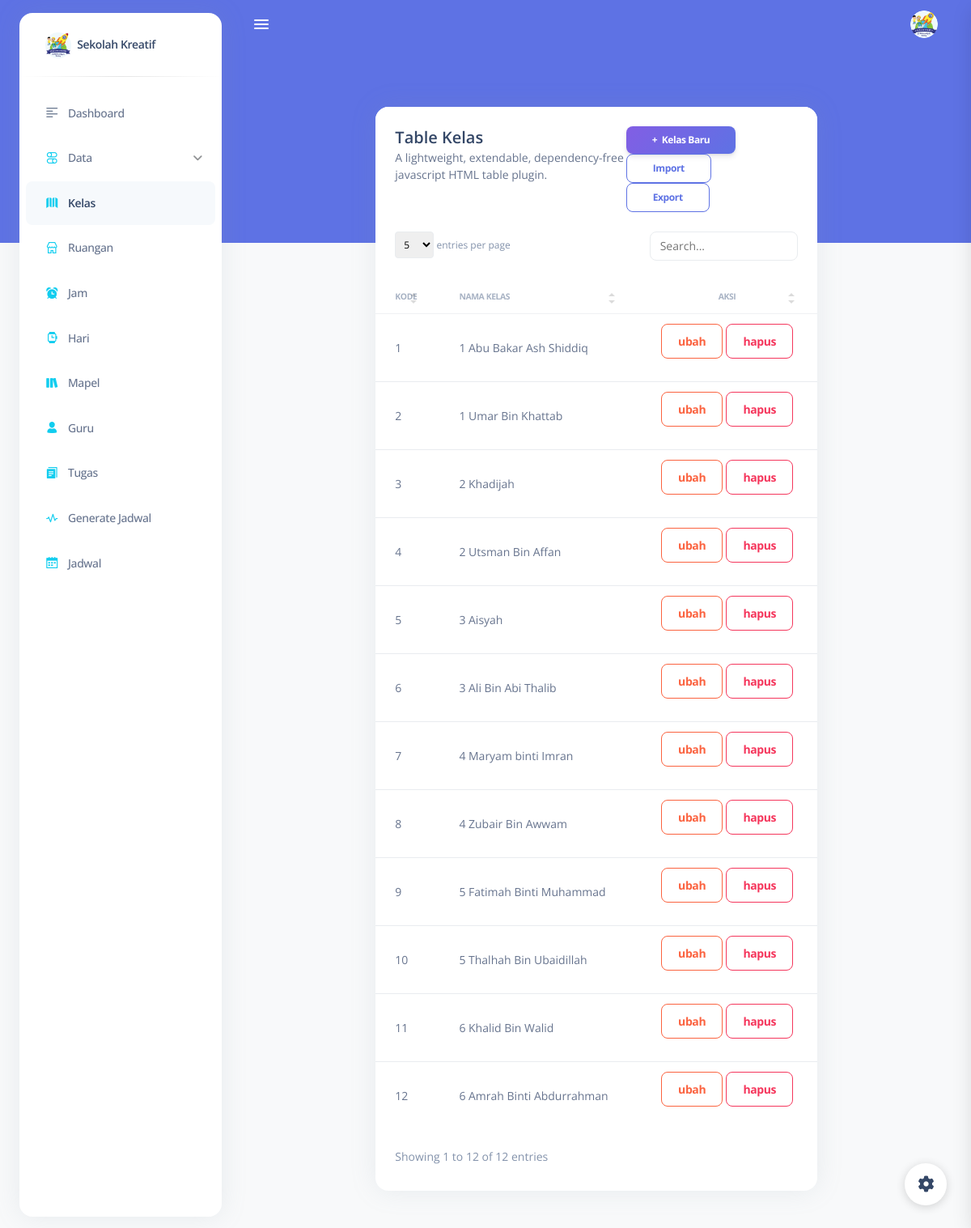
The app's page /kelas/ (signed in) with its own data.
### core/models.py (models this page shows, shortened)
class Kelas(models.Model):
    nama_kelas = models.CharField(max_length=50)

### core/jadwalviews.py (the view)
# urls.py: path('kelas/', jadwalviews.form_Kelas, name='kelas'),
@login_required(login_url='login')
def form_Kelas(request):
    form_Kelas = Kelas.objects.all()
    context = {'form_Kelas':form_Kelas}
    return render(request,'penjadwalan/kelas/kelas_form.html', context )

### core/templatetags/auth_extras.py (called while the page is built)
@register.filter(name='has_group')
def has_group(user, group_name):
    try:
        group = Group.objects.get(name=group_name)
    except Group.DoesNotExist:
        return False
    return True if group in user.groups.all() else False

### templates/penjadwalan/kelas/kelas_form.html (shortened to what this page needs)
{% extends 'base.html' %}
{% load static %}
{% block content  %}
      <main class="main-content position-relative border-radius-lg ">
      <div class="container-fluid py-4">
        <div class="row mt-4">
          <div class="col-8 mx-auto">
            <div class="card">
             <div class="card-header pb-0">
                       <div class="d-lg-flex">
                         <div>
                           <h5 class="mb-0">Table Kelas</h5>
                           <p class="text-sm mb-0">
                             A lightweight, extendable, dependency-free javascript HTML table plugin.
                           </p>
                         </div>
                         <div class="ms-auto my-auto mt-lg-0 mt-4">
                           <div class="ms-auto my-auto">
                              <a href="{% url 'create_kelas' %}" class="btn bg-gradient-primary btn-sm mb-0">+&nbsp; Kelas Baru</a>
                              <a href="{% url 'importkelas' %}" class="btn btn-outline-primary btn-sm mb-0"> Import</a>
                              <a href="{% url 'exportkelas' %}" class="btn btn-outline-primary btn-sm mb-0"> Export</a>
                           </div>
                         </div>
                       </div>
                     </div>
              <div class="table-responsive">
                <table class="table table-flush" id="datatable-search">
                  <thead class="thead-light">
                    <tr>
                      <th>Kode</th>
                      <th>Nama Kelas</th>
                      <th class="text-center">Aksi</th>
                    </tr>
                  </thead>
                  <tbody>
                    {% for k in form_Kelas %}
                    <tr>
                      <td class="text-sm font-weight-normal">{{k.id}}</td>
                      <td class="text-sm font-weight-normal">{{k.nama_kelas}}</td>
                      <td class="text-center">
                        <a href="{% url 'update_kelas' k.id %}"  class="btn btn-outline-warning" data-bs-toggle="tooltip" data-bs-original-title="Edit">
                          ubah
                        </a>
                        <button type="button"  data-bs-toggle="modal" class="btn btn-outline-danger" data-bs-target="#Delete{{k.id}}" >
                          hapus
                        </button>
                      </td>
                    </tr>
                    {% endfor%}
                  </tbody>
                </table>
              </div>
            </div>
          </div>
        </div>
      </div>
</main>
{% endblock content %}

### templates/base.html (shortened to what this page needs)
{% load auth_extras %}
{% load static %}
<!DOCTYPE html>
<html lang="en">
<head>
    <link href="{% static 'assets/css/nucleo-icons.css' %}" rel="stylesheet"/>
    <link href="{% static 'assets/css/nucleo-svg.css' %}" rel="stylesheet"/>
    <link href="{% static 'assets/css/nucleo-svg.css' %}" rel="stylesheet"/>
    <link id="pagestyle" href="{% static 'assets/css/argon-dashboard.css' %}" rel="stylesheet"/>
</head>
<body class="g-sidenav-show   bg-gray-100">
<aside
  class="sidenav bg-white navbar navbar-vertical navbar-expand-xs border-0 border-radius-xl my-3 fixed-start ms-4 "
  id="sidenav-main">
    <div class="sidenav-header">
        <a class="navbar-brand m-0" href="{% url 'index' %} ">
          <img src="{% static  'images/Asset_Final.png' %}" class="navbar-brand-img h-100" alt="main_logo">
          <span class="ms-1 font-weight-bold">Sekolah Kreatif</span>
        </a>
    </div>
    <hr class="horizontal dark mt-0">
    {% include "menus.html" %}
</aside>
<main class="main-content position-relative border-radius-lg ">
    <nav class="navbar navbar-main navbar-expand-lg  px-0 mx-4 shadow-none border-radius-xl z-index-sticky "data-scroll="false">
        <div class="container-fluid py-1 px-3">
            <div class="sidenav-toggler sidenav-toggler-inner d-xl-block d-none ">
                <a href="javascript:;" class="nav-link p-0">
                    <div class="sidenav-toggler-inner">
                        <i class="sidenav-toggler-line bg-white"></i>
                        <i class="sidenav-toggler-line bg-white"></i>
                        <i class="sidenav-toggler-line bg-white"></i>
                    </div>
                </a>
            </div>
            <div class="collapse navbar-collapse mt-sm-0 mt-2 me-md-0 me-sm-4" id="navbar">
                <ul class="navbar-nav  justify-content-end">
                    <li class="nav-item px-3 dropdown pe-0 d-flex align-items-center" enctype="multipart/form-data">
                      {% if request.user|has_group:'admin' %}
                      <a href="javascript:;" class="nav-link text-white p-0 mt-0 mb-0 " id="dropdownMenuButton" data-bs-toggle="dropdown" aria-expanded="false">
                        <img src="{% static  'images/Asset_Final.png' %}" class="avatar avatar-sm  position-relative rounded-circle border border-primary">
                      </a>
                      {% endif %}
                    </li>
                </ul>
            </div>
        </div>
    </nav>
    <div class="container-fluid py-4">
      {% block content %}{% endblock %}
    </div>
</main>
<div class="fixed-plugin">
    <a class="fixed-plugin-button text-dark position-fixed px-3 py-2">
      <i class="fa fa-cog py-2"> </i>
    </a>
    </div>
</body>
</html>

### templates/menus.html (shortened to what this page needs)
{% load auth_extras %}
{% load static %}
{% url 'index' as index %}
{% url 'kelas' as kelas %}
{% url 'create_kelas' as create_kelas %}
{% url 'ruangan' as ruangan %}
{% url 'create_ruangan' as create_ruangan %}
{% url 'jam' as jam %}
{% url 'create_jam' as create_jam %}
{% url 'hari' as hari %}
{% url 'create_hari' as create_hari %}
{% url 'mapel' as mapel %}
{% url 'create_mapel' as create_mapel %}
{% url 'guru' as guru %}
{% url 'create_guru' as create_guru %}
{% url 'tugas' as tugas %}
{% url 'create_tugas' as create_tugas %}
{% url 'generate' as generate %}
{% url 'jadwal' as jadwal %}
{% url 'create_pegawai' as create_pegawai %}
{% url 'pegawai' as pegawai %}
{% url 'walisiswa' as walisiswa %}
{% url 'create_walisiswa' as create_walisiswa %}
{% url 'Siswa' as Siswa %}
<!-- {% url 'ruangan' as ruangan %}
{% url 'create_ruangan' as create_ruangan %}
{% url 'update_ruangan' as update_ruangan %}
{% url 'guru' as guru %}
{% url 'create_guru' as create_guru %}
{% url 'waktubelajar' as waktubelajar %}
{% url 'create_waktu' as  create_waktu %}
{% url 'matapelajaran' as matapelajaran %}
{% url 'create_mapel' as create_mapel %}
{% url 'kelasbeta' as kelasbeta %}
{% url 'create_kelasb' as create_kelasb %}
{% url 'section' as section %}
{% url 'create_section' as create_section %} -->
  <div class="collapse navbar-collapse  w-auto h-auto" id="sidenav-collapse-main">
    <ul class="navbar-nav">
      <li class="nav-item">
        <a class="nav-link {% if request.path == index %} active {% endif %}" href="{% url 'index' %}">
          <div class="icon icon-shape icon-sm text-center d-flex align-items-center justify-content-center">
            <i class="ni ni-align-left-2 text-dark text-sm"></i>
          </div>
          <span class="nav-link-text ms-1">Dashboard</span>
        </a>
      </li>
      <li class="nav-item">
        <a data-bs-toggle="collapse" href="#DataEx" class="nav-link
        {% if request.path == Siswa %} active {% endif %}"
        aria-controls="dataEx" role="button" aria-expanded="">
          <div class="icon icon-shape icon-sm text-center d-flex align-items-center justify-content-center">
            <i class="ni ni-ui-04 text-info text-sm opacity-10"></i>
          </div>
          <span class="nav-link-text ms-1">Data</span>
        </a>
      </li>
      <li class="nav-item">
        <a class="nav-link {% if request.path == kelas %} active {% endif %} {% if request.path == create_kelas %} active {% endif %}" href="{% url 'kelas' %}">
          <div class="icon icon-shape icon-sm text-center d-flex align-items-center justify-content-center">
            <i class="ni ni-map-big text-info text-sm opacity-10"></i>
          </div>
          <span class="nav-link-text ms-1">Kelas</span>
        </a>
      </li>
      <li class="nav-item">
        <a class="nav-link {% if request.path == create_ruangan %} active {% endif %} {% if request.path == ruangan %} active {% endif %}" href="{% url 'ruangan' %}">
          <div class="icon icon-shape icon-sm text-center d-flex align-items-center justify-content-center">
            <i class="ni ni-shop text-info text-sm opacity-10"></i>
          </div>
          <span class="nav-link-text ms-1">Ruangan</span>
        </a>
      </li>
      <li class="nav-item">
        <a class="nav-link {% if request.path == create_jam %} active {% endif %} {% if request.path == jam %} active {% endif %}" href="{% url 'jam' %}">
          <div class="icon icon-shape icon-sm text-center d-flex align-items-center justify-content-center">
            <i class="ni ni-time-alarm text-info text-sm opacity-10"></i>
          </div>
          <span class="nav-link-text ms-1">Jam</span>
        </a>
      </li>
      <li class="nav-item">
        <a class="nav-link {% if request.path == create_hari %} active {% endif %} {% if request.path == hari %} active {% endif %}" href="{% url 'hari' %}">
          <div class="icon icon-shape icon-sm text-center d-flex align-items-center justify-content-center">
            <i class="ni ni-watch-time text-info text-sm opacity-10"></i>
          </div>
          <span class="nav-link-text ms-1">Hari</span>
        </a>
      </li>
      <li class="nav-item">
        <a class="nav-link {% if request.path == create_mapel %} active {% endif %} {% if request.path == mapel %} active {% endif %}" href="{% url 'mapel' %}">
          <div class="icon icon-shape icon-sm text-center d-flex align-items-center justify-content-center">
            <i class="ni ni-books text-info text-sm opacity-10"></i>
          </div>
          <span class="nav-link-text ms-1">Mapel</span>
        </a>
      </li>
      <li class="nav-item">
        <a class="nav-link {% if request.path == create_guru %} active {% endif %} {% if request.path == guru %} active {% endif %}" href="{% url 'guru' %}">
          <div class="icon icon-shape icon-sm text-center d-flex align-items-center justify-content-center">
            <i class="ni ni-single-02 text-info text-sm opacity-10"></i>
          </div>
          <span class="nav-link-text ms-1">Guru</span>
        </a>
      </li>
      <li class="nav-item">
        <a class="nav-link {% if request.path == create_tugas %} active {% endif %} {% if request.path == tugas %} active {% endif %}" href="{% url 'tugas' %}">
          <div class="icon icon-shape icon-sm text-center d-flex align-items-center justify-content-center">
            <i class="ni ni-single-copy-04 text-info text-sm opacity-10"></i>
          </div>
          <span class="nav-link-text ms-1">Tugas</span>
        </a>
      </li>
      <li class="nav-item">
        <a class="nav-link {% if request.path == generate %} active {% endif %}" href="{% url 'generate' %}">
          <div class="icon icon-shape icon-sm text-center d-flex align-items-center justify-content-center">
            <i class="ni ni-sound-wave text-info text-sm opacity-10"></i>
          </div>
          <span class="nav-link-text ms-1">Generate Jadwal</span>
        </a>
      </li>
      <li class="nav-item">
        <a class="nav-link {% if request.path == jadwal %} active {% endif %}" href="{% url 'jadwal' %}">
          <div class="icon icon-shape icon-sm text-center d-flex align-items-center justify-content-center">
            <i class="ni ni-calendar-grid-58 text-info text-sm opacity-10"></i>
          </div>
          <span class="nav-link-text ms-1">Jadwal</span>
        </a>
      </li>
    </ul>
  </div>

### static/assets/css/nucleo-svg.css (style rules this page uses)
.icon { display: inline-block; color: #111111; height: 1em; width: 1em; }
.icon-sm { height: 0.8em; width: 0.8em; }
.icon { fill: currentColor; stroke: none; }

### records on screen
Kelas: id "1", nama_kelas "1 Abu Bakar Ash Shiddiq"
Kelas: id "2", nama_kelas "1 Umar Bin Khattab"
Kelas: id "3", nama_kelas "2 Khadijah"
Kelas: id "4", nama_kelas "2 Utsman Bin Affan"
Kelas: id "5", nama_kelas "3 Aisyah"
Kelas: id "6", nama_kelas "3 Ali Bin Abi Thalib"
Kelas: id "7", nama_kelas "4 Maryam binti Imran"
Kelas: id "8", nama_kelas "4 Zubair Bin Awwam"
Kelas: id "9", nama_kelas "5 Fatimah Binti Muhammad"
Kelas: id "10", nama_kelas "5 Thalhah Bin Ubaidillah"
Kelas: id "11", nama_kelas "6 Khalid Bin Walid"
Kelas: id "12", nama_kelas "6 Amrah Binti Abdurrahman"
